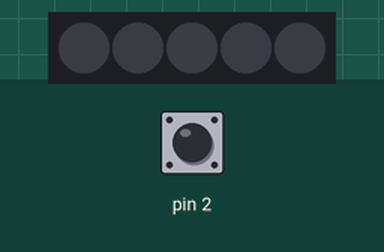
Bench run of a sketch on a simulated Arduino Uno, built with avr-gcc and run on an emulated ATmega328P. Shown: 5 RGB LEDs in strip order, left to right. Inputs (shaded band) come from the test bench; at power-on: pin 2 HIGH. Dim RGB values are drawn brighter than linear.

Above: at 1.3 s.
1.4 s: pin 2 pulled LOW for 0.3 s
At 1.54 s:
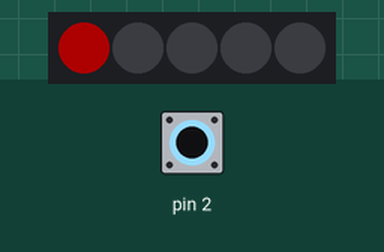
3.2 s: pin 2 pulled LOW for 3.2 s
At 4.5 s:
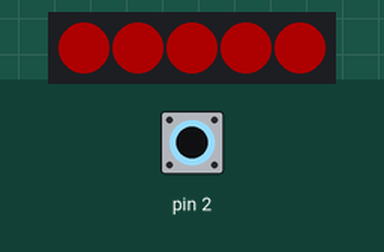
Timing chart, 0 to 8.3 s (numbered marks = the images above; inputs shaded):
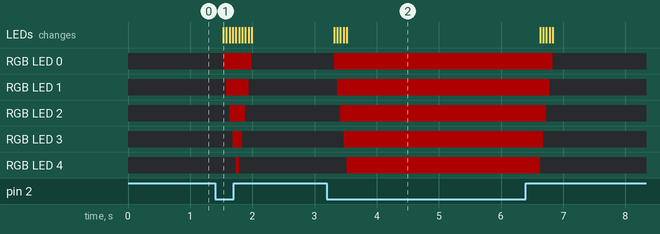

Measured:
- after the input at 1.4 s, RGB LED 0: off → RGB(50, 0, 0) after 0.13 s, → off 0.46 s later; RGB LED 1: off → RGB(50, 0, 0) after 0.18 s, → off 0.36 s later
- after the input at 3.2 s, RGB LED 0: off → RGB(50, 0, 0) after 0.12 s, → off 3.5 s later; RGB LED 1: off → RGB(50, 0, 0) after 0.17 s, → off 3.4 s later

The sketch:

pettingzoo3.ino
```cpp
// ATserpentus snifilius is a friendly snake who just likes to smell people who touch his horn. touch his horn and he will flick his tounge out at you.

#include <Adafruit_NeoPixel.h>
#include <CapacitiveSensor.h>

CapacitiveSensor cs_4_2 = CapacitiveSensor(4,2); // 1 megohm resistor between pins 4 & 2, pin 2 is sensor pin

#define LED_PIN    1

#define LED_COUNT 5
Adafruit_NeoPixel strip(LED_COUNT, LED_PIN, NEO_GRB + NEO_KHZ800);
void setup(){

cs_4_2.set_CS_AutocaL_Millis(0xFFFFFFFF); // turn off autocalibrate on channel 1 - just as an example Serial.begin(9600);
Serial.begin(9600);

strip.begin();
  strip.show();
  strip.setBrightness(50);
}

void loop(){


tongeFlick();


}

void colorWipe(uint32_t color, int wait) { //function to make the lights look like a tounge flicking out
  for(int i=0; i<strip.numPixels(); i++) {
    strip.setPixelColor(i, color);
    strip.show();
    delay(wait);
  }
}

void colorHide(uint32_t color, int wait) { // function to make the lights look like a tounge flicking in
  for(int i=4; i<strip.numPixels(); i--) {
    strip.setPixelColor(i, color);
    strip.show();
    delay(wait);
  }
}


void tongeFlick(){ // function that reads the touch sensor then runs the lights
  long total1 = cs_4_2.capacitiveSensor(30);
if (total1 > 50){
  colorWipe(strip.Color(255,0,0), 50); // Red
}else{
 colorHide(strip.Color(0,0,0), 50); // off
}
}
```
